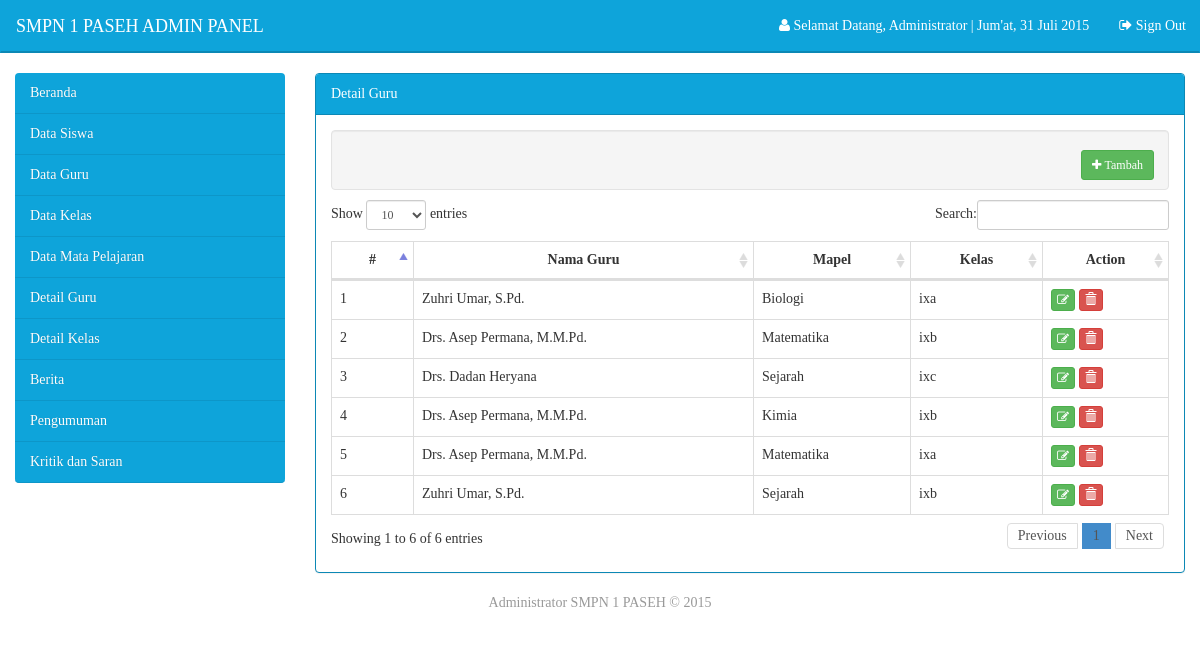
The app's page /admin/main.php?modul=detail_guru (signed in), older data.
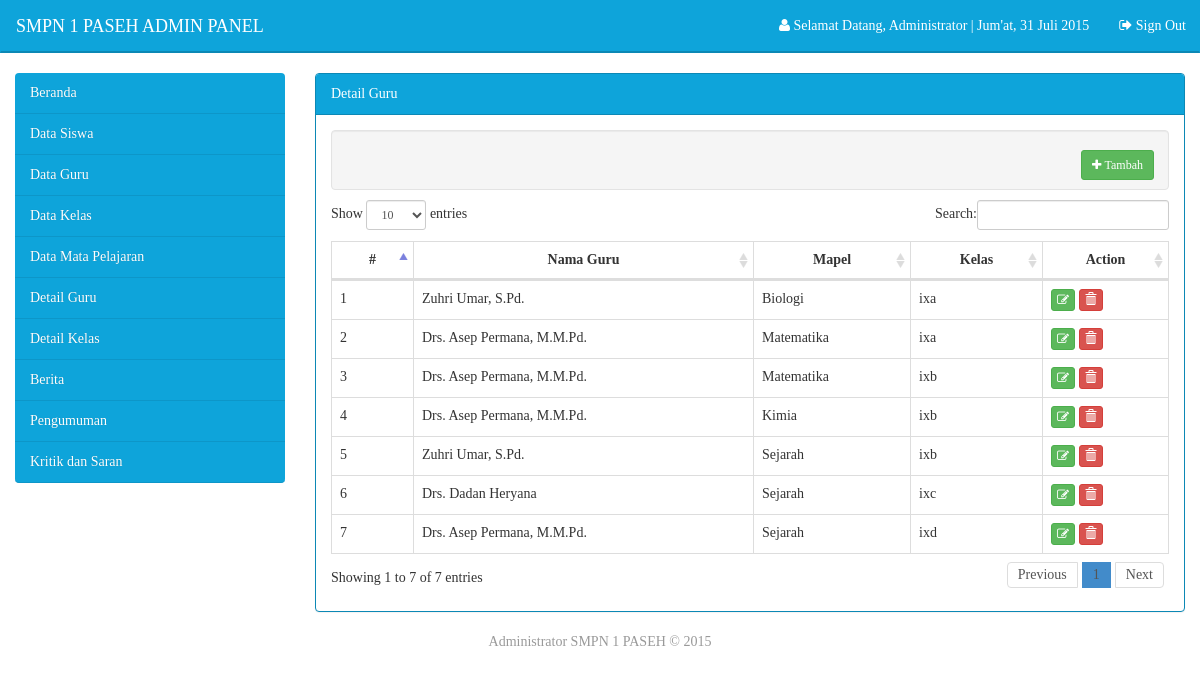
The same page, newer data.
### tables this page shows
CREATE TABLE IF NOT EXISTS `tbl_detail_guru` (
`id_detail` int(11) NOT NULL,
  `nip` varchar(20) NOT NULL,
  `id_mapel` int(11) NOT NULL,
  `id_kelas` int(11) NOT NULL
);

CREATE TABLE IF NOT EXISTS `tbl_data_guru` (
  `nip` varchar(20) NOT NULL,
  `password` varchar(100) NOT NULL,
  `nama` varchar(100) NOT NULL,
  `foto` varchar(150) NOT NULL,
  `alamat` varchar(100) NOT NULL,
  `tempat_lahir` varchar(20) NOT NULL,
  `tanggal_lahir` date NOT NULL,
  `jk` enum('l','p') NOT NULL,
  `telepon` varchar(12) NOT NULL,
  `email` varchar(35) NOT NULL,
  `mapel` int(11) DEFAULT NULL,
  `status` enum('aktif','tidak') NOT NULL DEFAULT 'aktif',
  `id_penambah` int(11) NOT NULL
);

CREATE TABLE IF NOT EXISTS `tbl_data_mapel` (
`id` int(11) NOT NULL,
  `mapel` varchar(50) NOT NULL
);

CREATE TABLE IF NOT EXISTS `tbl_data_kelas` (
`id` int(11) NOT NULL,
  `kelas` varchar(10) NOT NULL,
  `detil_kelas` varchar(1) NOT NULL,
  `nip` varchar(20) NOT NULL,
  `id_penambah` int(11) NOT NULL
);

### admin/modul/mod_detail_guru/detail_guru.php (the view, shortened to what this page needs)
<?php
	if(isset($_SESSION['login'])){
?>
<div class="well form-horizontal form-inline margin-bawah">
	<div class="form-group col-lg-6">
	</div>
	<div class="form-group pull-right">
		<a href='?modul=detail_guru_tambah' class='btn btn-success btn-sm margin-right'>
			<i class='fa fa-plus'></i>&nbsp;Tambah
		</a>
	</div>
</div>
<table class="table table-hover table-bordered" id="dataTabel">
    <thead>
      <tr>
        <th>#</th>
        <th>Nama Guru</th>
        <th>Mapel</th>
        <th>Kelas</th>
        <th width="15%">Action</th>
      </tr>
    </thead>
    <tbody>
    	<?php
	    	$i=1;
		    $select = mysql_query("SELECT d.id_detail, g.nama, m.mapel, k.kelas, k.detil_kelas FROM tbl_detail_guru d
		    													JOIN tbl_data_kelas k ON d.id_kelas = k.id
		    													JOIN tbl_data_mapel m ON d.id_mapel = m.id
		    													JOIN tbl_data_guru g ON d.nip = g.nip");
		    while ($data = mysql_fetch_array($select)) {
    	?>
			<tr>
				<td><?php echo $i; ?></td>
				<td><?php echo $data['nama']; ?></td>
				<td><?php echo $data['mapel']; ?></td>
				<td><?php echo $data['kelas'].$data['detil_kelas']; ?></td>
				<td class="ha">
				<a href='?modul=detail_guru_ubah&amp;id=<?php echo $data['id_detail']; ?>' class='btn btn-success btn-xs' title='Edit Data'>
	            	<i class='fa fa-edit'></i>
	            </a>
	          	<a href='modul/mod_detail_guru/act.php?act=hapus&amp;id=<?php echo $data['id_detail']; ?>' class='btn btn-danger btn-xs' title='Delete Data' onClick="return confirm('Anda yakin ingin menghapus data ini ?')">
	   				<span class='glyphicon glyphicon-trash'></span>
	   			</a>
				</td>
			</tr>
		<?php
			$i++;
		}
		?>
	</tbody>
</table>
<?php
}
else
{
	echo "<div class='dialog'>
		    <h1 class='forbidden'>Access forbidden.</h1>
		    <h4>Harap Login Terlebih Dahulu <a href='../../index.php'> Login </a></h4>
		  </div>";
}

### admin/main_right.php
<div class="panel panel-primary">
  <div class="panel-heading"><?php include_once 'main_title_konten.php'; ?></div>
    <div class="panel-body">
      <?php include_once 'main_pages.php'; ?>
  	</div>
</div>

Row changes from the older to the newer data that the page shows:
shown differently, row unchanged: tbl_detail_guru (number 2 of 7 on the later page): moves up the list
shown differently, row unchanged: tbl_detail_guru "Kimia": moves down the list
shown differently, row unchanged: tbl_detail_guru (number 5 of 7 on the later page): moves up the list
added tbl_detail_guru: nip.nama "Drs. Asep Permana, M.M.Pd.", id_mapel.mapel "Sejarah", id_kelas.kelas "ix", id_kelas.detil_kelas "d"
Text that changed along with them:
text written by a page script: "Show entries Search: Showing 1 to 6 of 6 entries Previous 1 Next" → "Show entries Search: Showing 1 to 7 of 7 entries Previous 1 Next"
